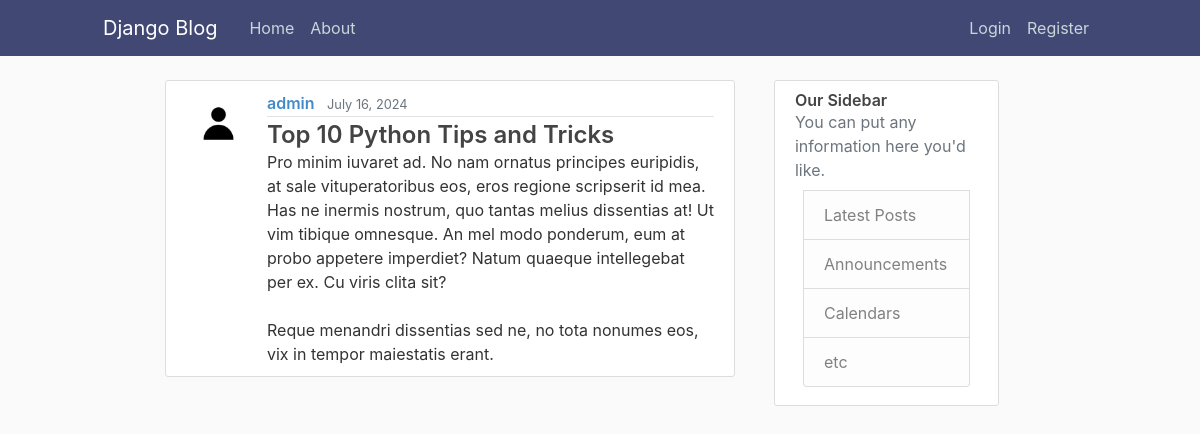
The page /post/29/ on the database its author committed.
### blog/models.py (models this page shows, shortened)
class Post(models.Model):
    title = models.CharField(max_length=100)
    content = models.TextField()
    date_posted = models.DateTimeField(default=timezone.now)
    author = models.ForeignKey(User, on_delete=models.CASCADE)

### users/models.py (models this page shows, shortened)
class Profile(models.Model):
    user = models.OneToOneField(User, on_delete=models.CASCADE)
    image = models.ImageField(default='default.jpg', upload_to='profile_pics')

### blog/views.py (the view)
# urls.py: path('post/<int:pk>/', PostDetailView.as_view(), name='post-detail'),
class PostDetailView(DetailView):
    model = Post

### blog/templates/blog/post_detail.html (shortened to what this page needs)
{% extends "blog/base.html" %}
{% block content %}
        <article class="media content-section">
          <img class= "rounded-circle article-img"  src= "{{ object.author.profile.image.url }}">
          <div class="media-body">
            <div class="article-metadata">
              <a class="mr-2 font-semibold " href="profile/">{{ object.author }}</a>
              <small class="text-muted fa-align-right">{{ object.date_posted|date:"F d, Y" }}</small>
            </div>
            <h2><a class="article-title font-semibold text-2xl" href="#">{{ object.title }}</a></h2>
            <p class="article-content">{{ object.content }}</p>
          </div>
        </article>
{% endblock content %}

### blog/static/blog/main.css (style rules this page uses)
body { background: #fafafa; color: #333333; margin-top: 5rem; }
h1, h2, h3, h4, h5, h6 { color: #444444; }
.content-section { background: #ffffff; padding: 10px 20px; border: 1px solid #dddddd; border-radius: 3px; margin-bottom: 20px; }
.article-title { color: #444444; }
.article-content { white-space: pre-line; }
.article-img { height: 65px; width: 65px; margin-right: 16px; }
.article-metadata { padding-bottom: 1px; margin-bottom: 4px; border-bottom: 1px solid #e3e3e3; color: #428bca; }

### rows shown on the page
Post: author.profile.image (placeholder picture), author "admin", date_posted "July 16, 2024", title "Top 10 Python Tips and Tricks", content "Pro minim iuvaret ad. No nam ornatus principes euripidis, at sale vituperatoribus eos, eros regione scripserit id mea. Has ne inermis nostrum, quo tantas melius dissentias at! Ut vim tibique omnesque. An mel modo ponderum, eum at probo appetere imperdiet? Natum quaeque intellegebat per ex. Cu viris clita sit? Reque menandri dissentias sed ne, no tota nonumes eos, vix in tempor maiestatis erant."
